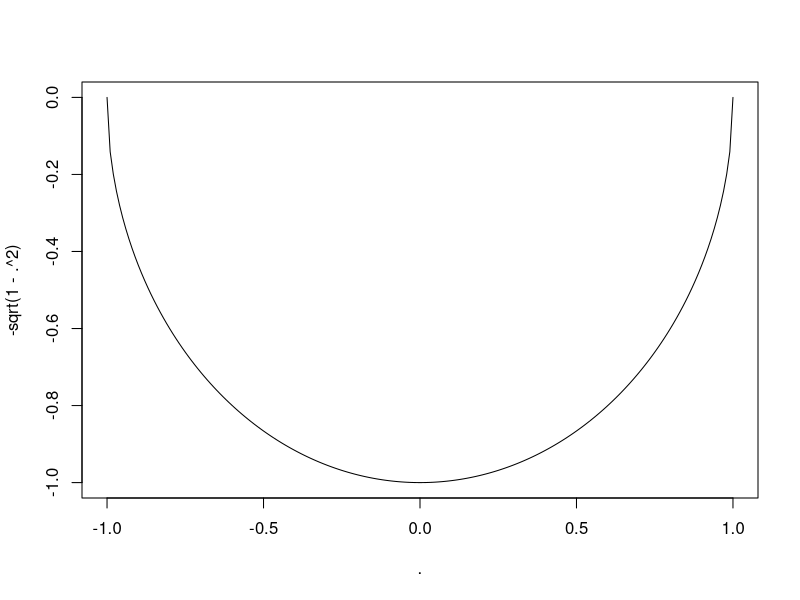
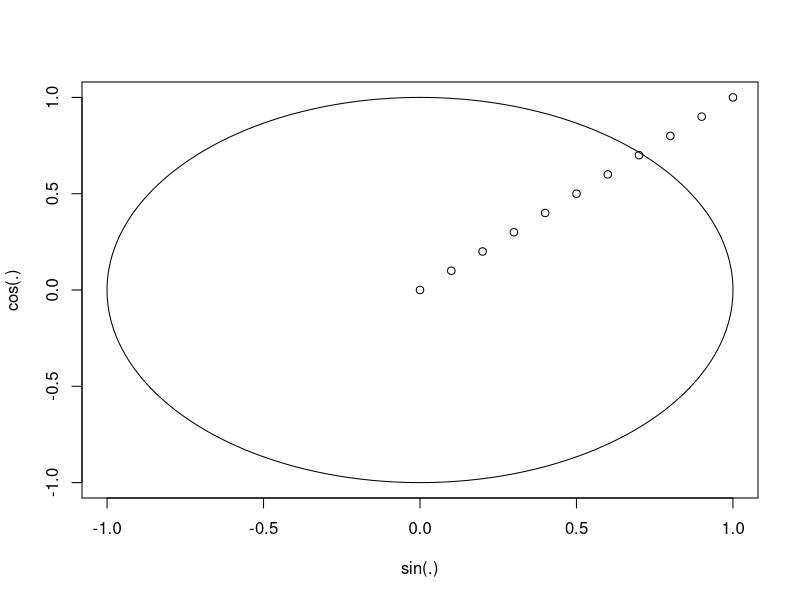

The R source for these figures, in order:
library(tidyverse)

fakulteta<-\(n){if(n<=0){1}else{n*fakuleta(n-1)}}
fakulteta3<-\(n){ifelse(n<=0,1,n*fakulteta3(n-1))}
1:5 %>% fakulteta3()

{-100:100/100} %>% {plot(.,-sqrt(1-.^2),type = "l")}

{-360:360/360*pi} %>% {plot(sin(.),cos(.), type = "l")}

incircle<-\(x,y){x^2+y^2<=1}
incircle(1,1)
{0:10/10} %>% points(.,.)
{0:10/10} %>% incircle(.,.)
# seq(0,1,0.1

nrt<-\(x,n=2){x^(1/n)}
nrt(1024)
nrt(1024,5)
